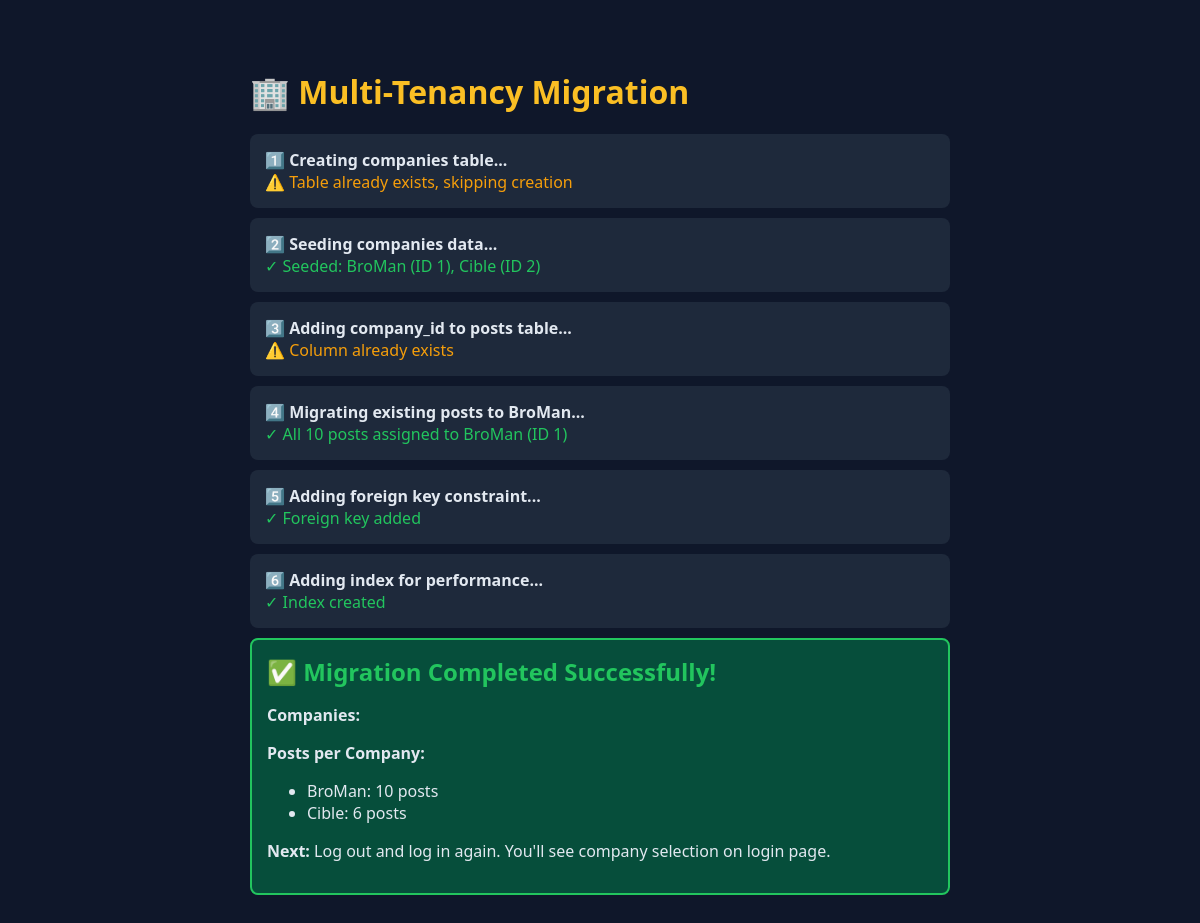
The page /migrate_multitenancy.php on the database as committed earlier.
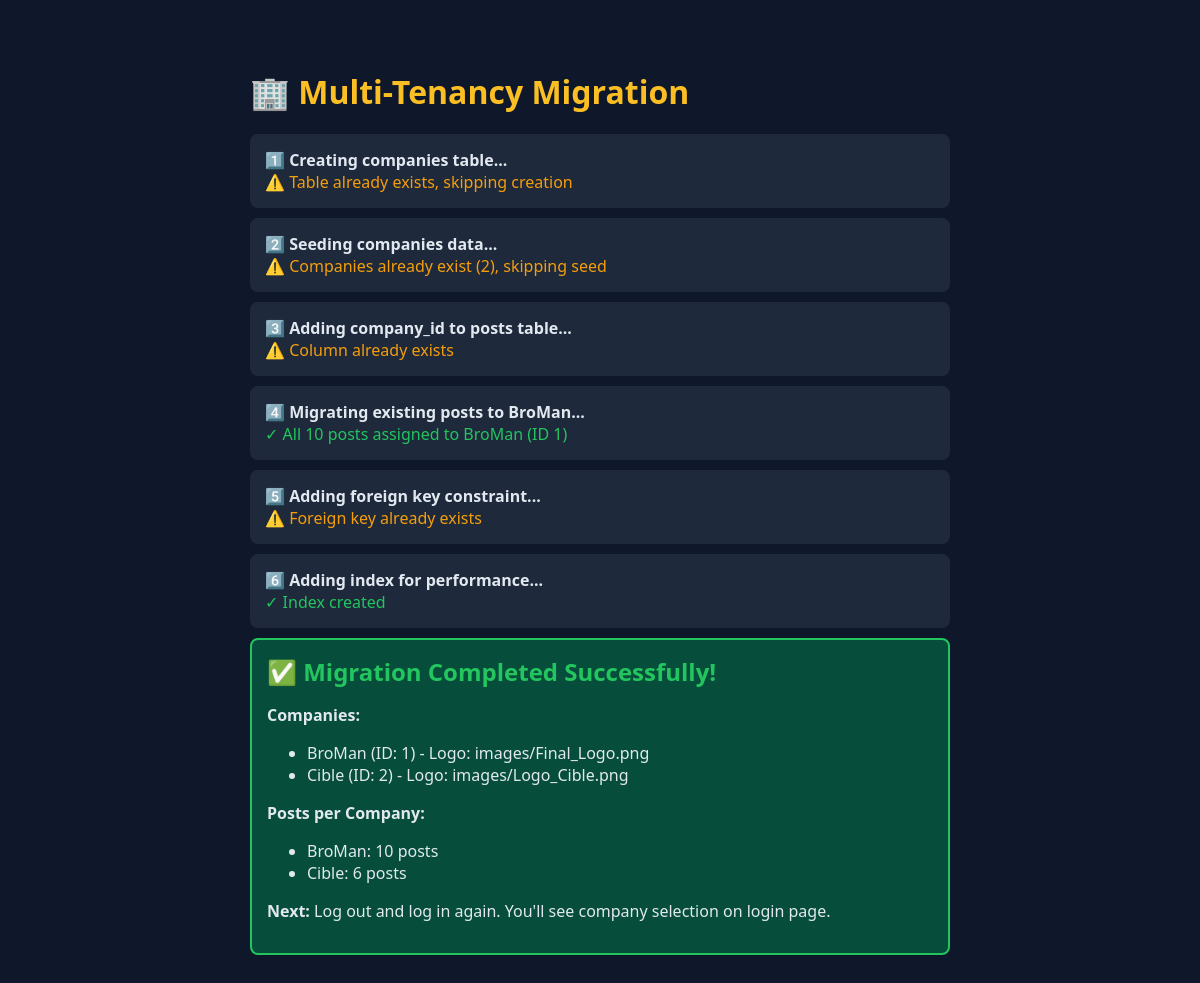
The same page on the database as committed later.
### tables this page shows
CREATE TABLE `companies` (
  `id` int(11) NOT NULL,
  `name` varchar(100) NOT NULL,
  `slug` varchar(50) NOT NULL,
  `logo_url` varchar(255) DEFAULT NULL,
  `primary_color` varchar(20) DEFAULT '#1e3a5f',
  `created_at` timestamp NOT NULL DEFAULT current_timestamp()
);

### db.php (called while the page is built, shortened)
<?php
function getDBConnection() {
    static $pdo = null;
    if ($pdo === null) {
        try {
            $dsn = "mysql:host=" . DB_HOST . ";dbname=" . DB_NAME . ";charset=" . DB_CHARSET;
            $options = [
                PDO::ATTR_ERRMODE            => PDO::ERRMODE_EXCEPTION,
                PDO::ATTR_DEFAULT_FETCH_MODE => PDO::FETCH_ASSOC,
                PDO::ATTR_EMULATE_PREPARES   => false,
            ];
            $pdo = new PDO($dsn, DB_USER, DB_PASS, $options);
        } catch (PDOException $e) {
            if (ENVIRONMENT === 'development') {
                die("Database Connection Failed: " . $e->getMessage());
            } else {
                error_log("Database Connection Error: " . $e->getMessage());
                die("Database connection error. Please contact support.");
            }
        }
    }
    return $pdo;
}
function executeQuery($sql, $params = []) {
    $pdo = getDBConnection();
    $stmt = $pdo->prepare($sql);
    $stmt->execute($params);
    return $stmt;
}
function fetchOne($sql, $params = []) {
    $stmt = executeQuery($sql, $params);
    return $stmt->fetch();
}
function fetchAll($sql, $params = []) {
    $stmt = executeQuery($sql, $params);
    return $stmt->fetchAll();
}

### migrate_multitenancy.php (the view, shortened to what this page needs)
<?php
require_once 'db.php';
echo "<html><head><title>Multi-Tenancy Migration</title>
<style>body{font-family:system-ui;max-width:700px;margin:50px auto;padding:20px;background:#0f172a;color:#e2e8f0}
h1{color:#fbbf24}.step{background:#1e293b;padding:15px;border-radius:8px;margin:10px 0}
.success{color:#22c55e}.error{color:#ef4444}.warning{color:#f59e0b}</style></head><body>";
echo "<h1>🏢 Multi-Tenancy Migration</h1>";
try {
    echo "<div class='step'><b>1️⃣ Creating companies table...</b><br>";
    $tableExists = fetchOne("SHOW TABLES LIKE 'companies'");
    if ($tableExists) {
        echo "<span class='warning'>⚠️ Table already exists, skipping creation</span></div>";
    }
    echo "<div class='step'><b>2️⃣ Seeding companies data...</b><br>";
    $existingCompanies = fetchOne("SELECT COUNT(*) as c FROM companies")['c'] ?? 0;
    if ($existingCompanies > 0) {
        echo "<span class='warning'>⚠️ Companies already exist ({$existingCompanies}), skipping seed</span></div>";
    } else {
        echo "<span class='success'>✓ Seeded: BroMan (ID 1), Cible (ID 2)</span></div>";
    }
    echo "<div class='step'><b>3️⃣ Adding company_id to posts table...</b><br>";
    $columnExists = fetchOne("SHOW COLUMNS FROM posts LIKE 'company_id'");
    if ($columnExists) {
        echo "<span class='warning'>⚠️ Column already exists</span></div>";
    } else {
        executeQuery("ALTER TABLE posts ADD COLUMN company_id INT NOT NULL DEFAULT 1 AFTER id");
        echo "<span class='success'>✓ Column added</span></div>";
    }
    echo "<div class='step'><b>4️⃣ Migrating existing posts to BroMan...</b><br>";
    $postsToMigrate = fetchOne("SELECT COUNT(*) as c FROM posts WHERE company_id = 1 OR company_id IS NULL")['c'];
    echo "<span class='success'>✓ All {$postsToMigrate} posts assigned to BroMan (ID 1)</span></div>";
    echo "<div class='step'><b>5️⃣ Adding foreign key constraint...</b><br>";
    try {
        $fkExists = fetchOne("
            SELECT CONSTRAINT_NAME FROM information_schema.KEY_COLUMN_USAGE
            WHERE TABLE_SCHEMA = DATABASE()
            AND TABLE_NAME = 'posts'
            AND COLUMN_NAME = 'company_id'
            AND REFERENCED_TABLE_NAME = 'companies'
        ");
        if ($fkExists) {
            echo "<span class='warning'>⚠️ Foreign key already exists</span></div>";
        } else {
            echo "<span class='success'>✓ Foreign key added</span></div>";
        }
    } catch (Exception $e) {
        echo "<span class='warning'>⚠️ Could not add foreign key (non-critical): " . $e->getMessage() . "</span></div>";
    }
    echo "<div class='step'><b>6️⃣ Adding index for performance...</b><br>";
    try {
        echo "<span class='success'>✓ Index created</span></div>";
    } catch (Exception $e) {
        echo "<span class='warning'>⚠️ Index may already exist</span></div>";
    }
    $companies = fetchAll("SELECT * FROM companies");
    $postCounts = fetchAll("SELECT company_id, COUNT(*) as count FROM posts GROUP BY company_id");
    echo "<div class='step' style='background:#064e3b;border:2px solid #22c55e'>
        <h2 style='color:#22c55e;margin:0'>✅ Migration Completed Successfully!</h2>
        <p><b>Companies:</b></p>
        <ul>";
    foreach ($companies as $c) {
        echo "<li>{$c['name']} (ID: {$c['id']}) - Logo: {$c['logo_url']}</li>";
    }
    echo "</ul>
        <p><b>Posts per Company:</b></p>
        <ul>";
    foreach ($postCounts as $pc) {
        $companyName = $pc['company_id'] == 1 ? 'BroMan' : 'Cible';
        echo "<li>{$companyName}: {$pc['count']} posts</li>";
    }
    echo "</ul>
        <p><b>Next:</b> Log out and log in again. You'll see company selection on login page.</p>
    </div>";
} catch (Exception $e) {
    echo "<div class='step' style='background:#7f1d1d;border:2px solid #ef4444'>
        <span class='error'>❌ Error: " . htmlspecialchars($e->getMessage()) . "</span>
    </div>";
}
echo "</body></html>";

### migrate_multitenancy.php (style rules this page uses)
body { font-family:system-ui;max-width:700px;margin:50px auto;padding:20px;background:#0f172a;color:#e2e8f0 }
h1 { color:#fbbf24 }
.step { background:#1e293b;padding:15px;border-radius:8px;margin:10px 0 }
.success { color:#22c55e }
.warning { color:#f59e0b }

Rows that differ between the two databases and show on the page:
added companies: name "BroMan", id "1", logo_url "images/Final_Logo.png"
added companies: name "Cible", id "2", logo_url "images/Logo_Cible.png"
Other text that changed with them:
$existingCompanies: (not shown) → "2"
text no longer shown: "✓ Seeded: BroMan (ID 1), Cible (ID 2) ✓ Foreign key added"
text now shown: "⚠️ Companies already exist ( ), skipping seed ⚠️ Foreign key already exists"
